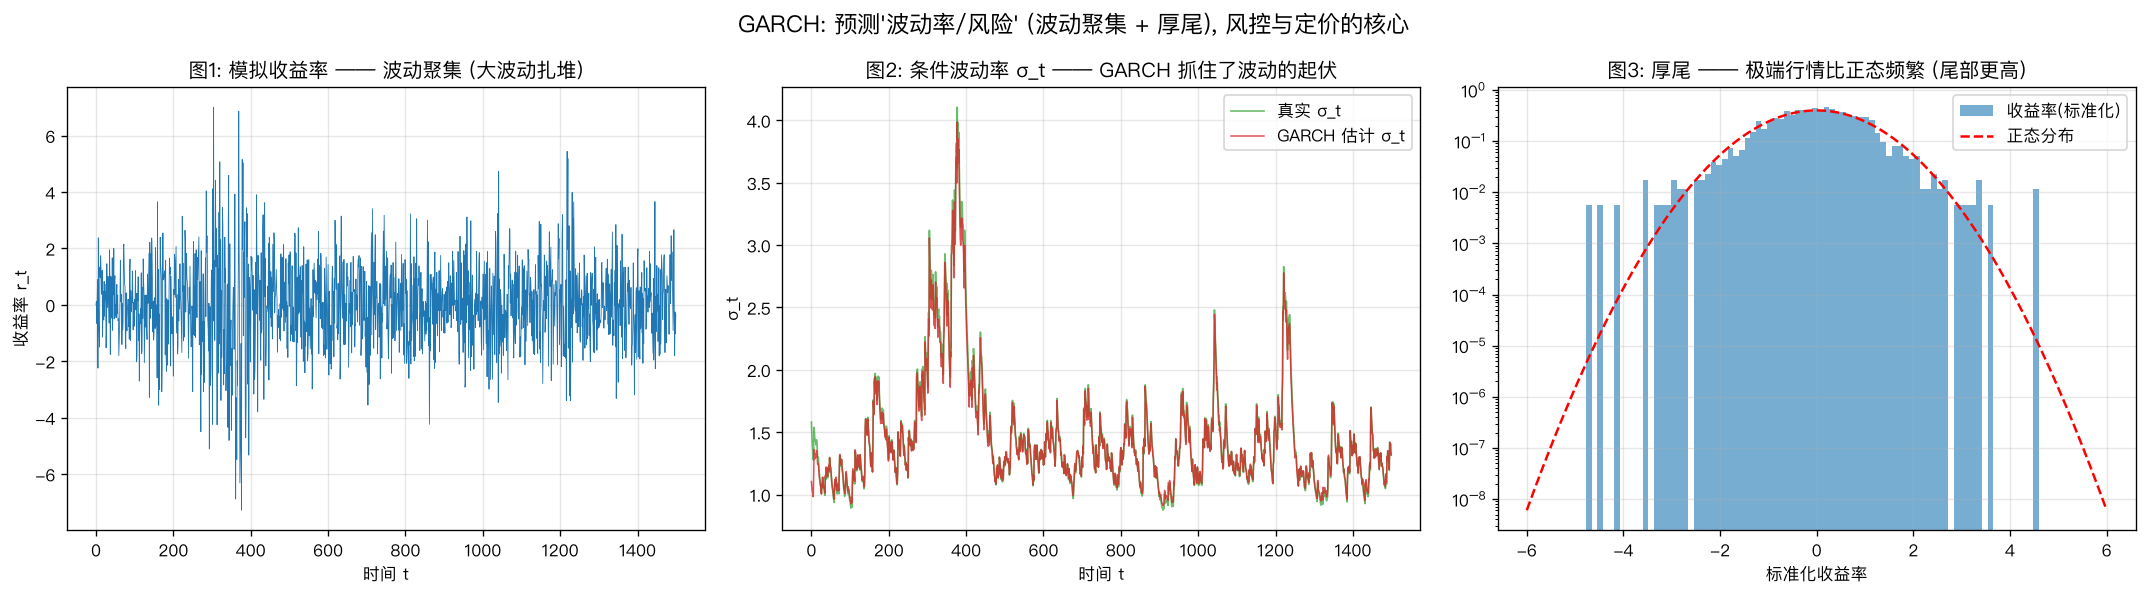

The Python source for this figure:
# /// script
# requires-python = ">=3.10"
# dependencies = ["numpy", "matplotlib", "arch", "scipy"]
# ///
"""
05 GARCH —— 不预测"值", 而是预测"波动有多大 (风险)"
==================================================

一句话直觉:
    前面 AR/MA/ARIMA 预测的是 y 本身 (均值)。
    GARCH 预测的是 y 的"波动率 σ_t" —— 也就是风险大小。

为什么金融必须有它? —— 两个铁律事实:
    1. 波动聚集 (volatility clustering): 大涨大跌扎堆出现, 平静期也扎堆。
       "今天暴动 → 明天大概率还暴动。"
    2. 收益率分布是"尖峰厚尾": 极端行情比正态分布预测的频繁得多。
    普通模型假设方差恒定 (同方差), 完全抓不住这两点 → 风控会严重低估尾部风险。

模型 (GARCH(1,1), 最常用):
    σ_t² = ω + α·ε_{t-1}² + β·σ_{t-1}²
    | 项          | 含义                              |
    | ----------- | ------------------------------- |
    | ω           | 长期平均方差水平 (基线)             |
    | α·ε_{t-1}²  | 昨天"震得猛不猛" (新消息冲击)        |
    | β·σ_{t-1}²  | 昨天的波动水平 (波动的惯性/记忆)      |
    持续性 = α+β, 越接近 1, 波动冲击衰减越慢 (金融里常 ~0.95+)。

类比:
    α = "今天被吓到的程度", β = "还没缓过来的余悸"。
    余悸 + 新惊吓 = 明天的紧张程度 (波动率)。

GARCH vs AR (别搞混):
    AR:    σ_t² = ω + α·ε_{t-1}²            ← 只看冲击, 没有"波动惯性"
    GARCH: 多了 β·σ_{t-1}² ← 加入波动自身的记忆, 用更少参数拟合长记忆波动。

这张图做什么:
    图 1  模拟收益率 → 肉眼可见"波动聚集"
    图 2  拟合出的条件波动率 σ_t 随时间变化
    图 3  收益率分布 vs 正态 → 看"厚尾"
"""

import matplotlib.pyplot as plt
import numpy as np
from arch import arch_model
from scipy import stats

plt.rcParams["font.sans-serif"] = ["PingFang SC", "Hiragino Sans GB", "Arial Unicode MS"]
plt.rcParams["axes.unicode_minus"] = False

rng = np.random.default_rng(99)


def simulate_garch(n: int, omega=0.05, alpha=0.1, beta=0.88) -> tuple[np.ndarray, np.ndarray]:
    """手写模拟 GARCH(1,1), 返回 (收益率 r, 真实波动率 σ)。"""
    r = np.zeros(n)
    sigma2 = np.zeros(n)
    sigma2[0] = omega / (1 - alpha - beta)  # 无条件方差作初值
    for t in range(1, n):
        sigma2[t] = omega + alpha * r[t - 1] ** 2 + beta * sigma2[t - 1]
        r[t] = np.sqrt(sigma2[t]) * rng.standard_normal()
    return r, np.sqrt(sigma2)


def main() -> None:
    n = 1500
    r, sigma_true = simulate_garch(n)

    fig, axes = plt.subplots(1, 3, figsize=(18, 5))

    # ---- 图 1: 收益率, 看波动聚集 ----
    axes[0].plot(r, lw=0.5, color="tab:blue")
    axes[0].set_title("图1: 模拟收益率 —— 波动聚集 (大波动扎堆)")
    axes[0].set_xlabel("时间 t")
    axes[0].set_ylabel("收益率 r_t")
    axes[0].grid(alpha=0.3)

    # ---- 图 2: 拟合 GARCH(1,1), 画条件波动率 ----
    # arch 库习惯用百分比尺度, 放大 100 倍数值更稳
    am = arch_model(r * 100, mean="Zero", vol="GARCH", p=1, q=1)
    res = am.fit(disp="off")
    cond_vol = res.conditional_volatility / 100  # 还原回原尺度
    ax = axes[1]
    ax.plot(sigma_true, label="真实 σ_t", lw=1.0, color="tab:green", alpha=0.7)
    ax.plot(cond_vol, label="GARCH 估计 σ_t", lw=0.9, color="tab:red", alpha=0.8)
    ax.set_title("图2: 条件波动率 σ_t —— GARCH 抓住了波动的起伏")
    ax.set_xlabel("时间 t")
    ax.set_ylabel("σ_t")
    ax.legend()
    ax.grid(alpha=0.3)

    # ---- 图 3: 厚尾 ----
    ax = axes[2]
    z = r / r.std()
    ax.hist(z, bins=80, density=True, alpha=0.6, label="收益率(标准化)")
    xs = np.linspace(-6, 6, 200)
    ax.plot(xs, stats.norm.pdf(xs), "r--", lw=1.5, label="正态分布")
    ax.set_title("图3: 厚尾 —— 极端行情比正态频繁 (尾部更高)")
    ax.set_xlabel("标准化收益率")
    ax.set_yscale("log")  # 对数坐标更易看尾部
    ax.legend()
    ax.grid(alpha=0.3)

    # 读取拟合参数
    p = res.params
    omega_hat, alpha_hat, beta_hat = p["omega"], p["alpha[1]"], p["beta[1]"]

    fig.suptitle("GARCH: 预测'波动率/风险' (波动聚集 + 厚尾), 风控与定价的核心", fontsize=14)
    fig.tight_layout()
    out = __file__.replace(".py", ".png")
    fig.savefig(out, dpi=120, bbox_inches="tight")
    print(f"图已保存: {out}")
    print(f"真实参数:  α=0.10, β=0.88, 持续性 α+β=0.98")
    print(f"估计参数:  α={alpha_hat:.3f}, β={beta_hat:.3f}, 持续性={alpha_hat+beta_hat:.3f}")
    print(f"超额峰度 (>0 即厚尾): {stats.kurtosis(r):.2f}  (正态=0)")
    print("一句话: GARCH = 长期基线 + 新冲击(α) + 波动惯性(β), 专门刻画风险随时间的起伏。")


if __name__ == "__main__":
    main()
